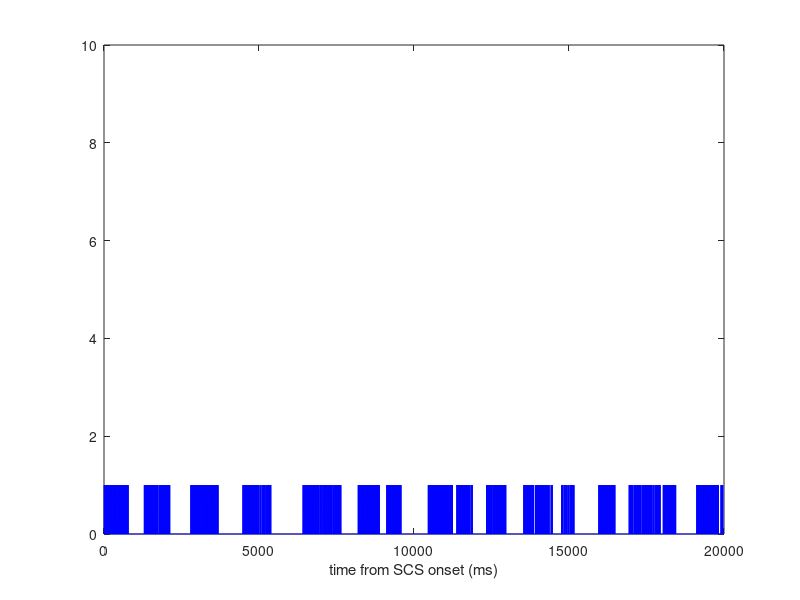
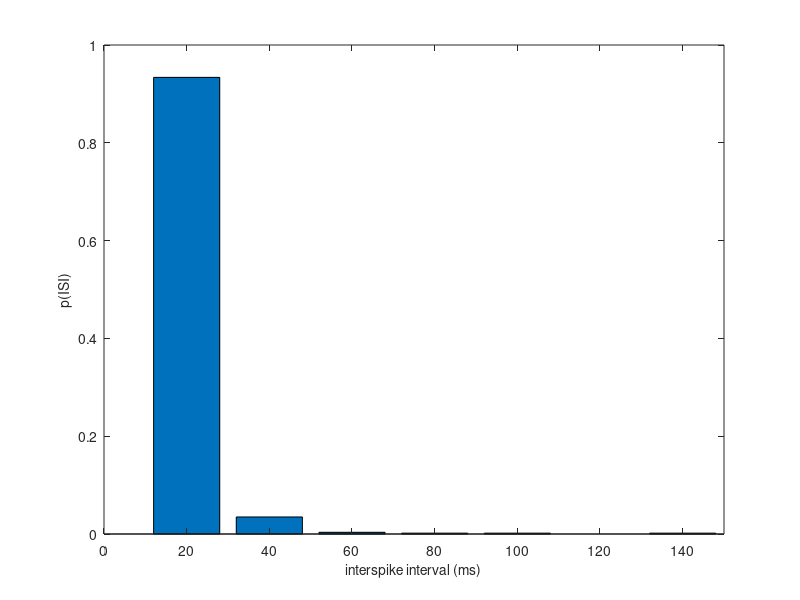
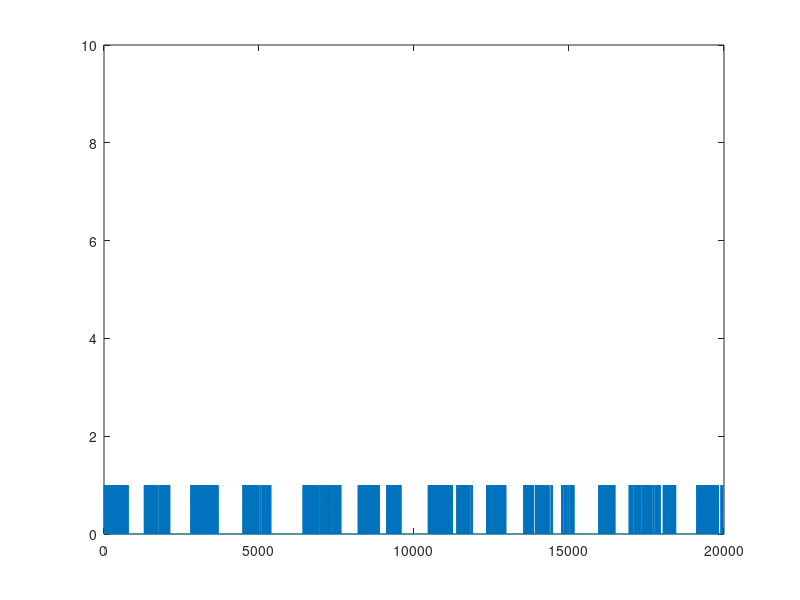

These figures' MATLAB source, in order:
%% The SCS abstract model for 50 Hz including noise - In this code fast AHP, ADP and slow AHP mechanisms are considered. 
clc
clear all
close all
%%

t=20000 ;  % time of stimulation (ms)

sigma=0.05 ;   % sigma for Guassian noise

spike=zeros(1,t) ;

threshold= 0  ;          % threshold is updated based on slow AHP

for i=1:20:t
    
r(1,i)=normrnd(threshold,sigma)     ;    % first step: a random number with guassian distribution is chosen , if the number>threshold => spike , otherwise no spike

if r(1,i) > threshold
    spike(1,i) = 1 ;
     s=i ;
    
    break
  
end
end
%%

T=20 ;                     % time since last spike

% 6 parameters
step_size= 0.005;        % step size for slow AHP   
sAHP_tau=800 ;          % slow AHP time constant

fAHP_amp=-0.6 ;          % fast AHP amplitude
fAHP_tau=2 ;             % fast AHP time constant

ADP_amp=0.3 ;            % ADP amplitude
ADP_tau=50 ;             % ADP time constant


a=step_size ;

for i=s+20:20:t
  
Fast_AHP= fAHP_amp*exp(-T/fAHP_tau);     % fast AHP exponential function
ADP= ADP_amp* exp(-T/ADP_tau)   ;        % ADP exponential function
slow_AHP= a* exp(-T/sAHP_tau)   ;        % slow AHP exponential function
threshold=slow_AHP ;
%threshold= normrnd(threshold,sigma) ;   % noisy threshold


C= Fast_AHP+ADP ;           % Combined fast AHP and ADP
C= normrnd(C,sigma)     ;   % noisy 

%C ;
  
    if   C > threshold
          spike(1,i)= 1 ;
          a= slow_AHP+ step_size ;
          T= 20 ;
          
    else
        spike(1,i)= 0 ;  
        T=T+20  ;
       
    end 
    
end 

% plotting spike pattern 
figure
plot(1:t , spike , 'b')                                  
ylim([0 10])
xlabel('time from SCS onset (ms)')





%% Calculating interspike interval

j=1 ;

for i=1:t                                                    
    if spike(1,i)==1
        v(1,j)=i ;
        j=j+1 ;
    end

end


j=1 ;


for i=1:(length(v)-1)

    ISI(1,j)=v(1,i+1)-v(1,i) ;      % ISI: interspike interval
    j=j+1 ;
end



%%  ISI histogram


x = unique(ISI)   ;    % temp vector of vals
ISI = sort(ISI)    ;     % sorted input aligns with temp (lowest to highest)
p = zeros(size(x)); % vector for freqs
% frequency for each value
for i = 1:length(x)
    p(i) = (sum(ISI == x(i)))/ (length(ISI)) ;
end
x ;
%p ;
%sum(p)
width=0.2 ;
%subplot(2,1,2) ;
figure
bar(x,p )
xlim([0 150])
xlabel('interspike interval (ms)' , 'FontSize', 10)
ylabel('p(ISI)' , 'FontSize', 10)

%%

%  N11=ISI ;
%  N='N11.mat' ;
%  save(N) 

%%
SPIKE(:,1)=spike ;
%%
 %xlswrite('Workbook.xlsx',spike)
figure
plot(1:20000,SPIKE)
ylim([0 10])
